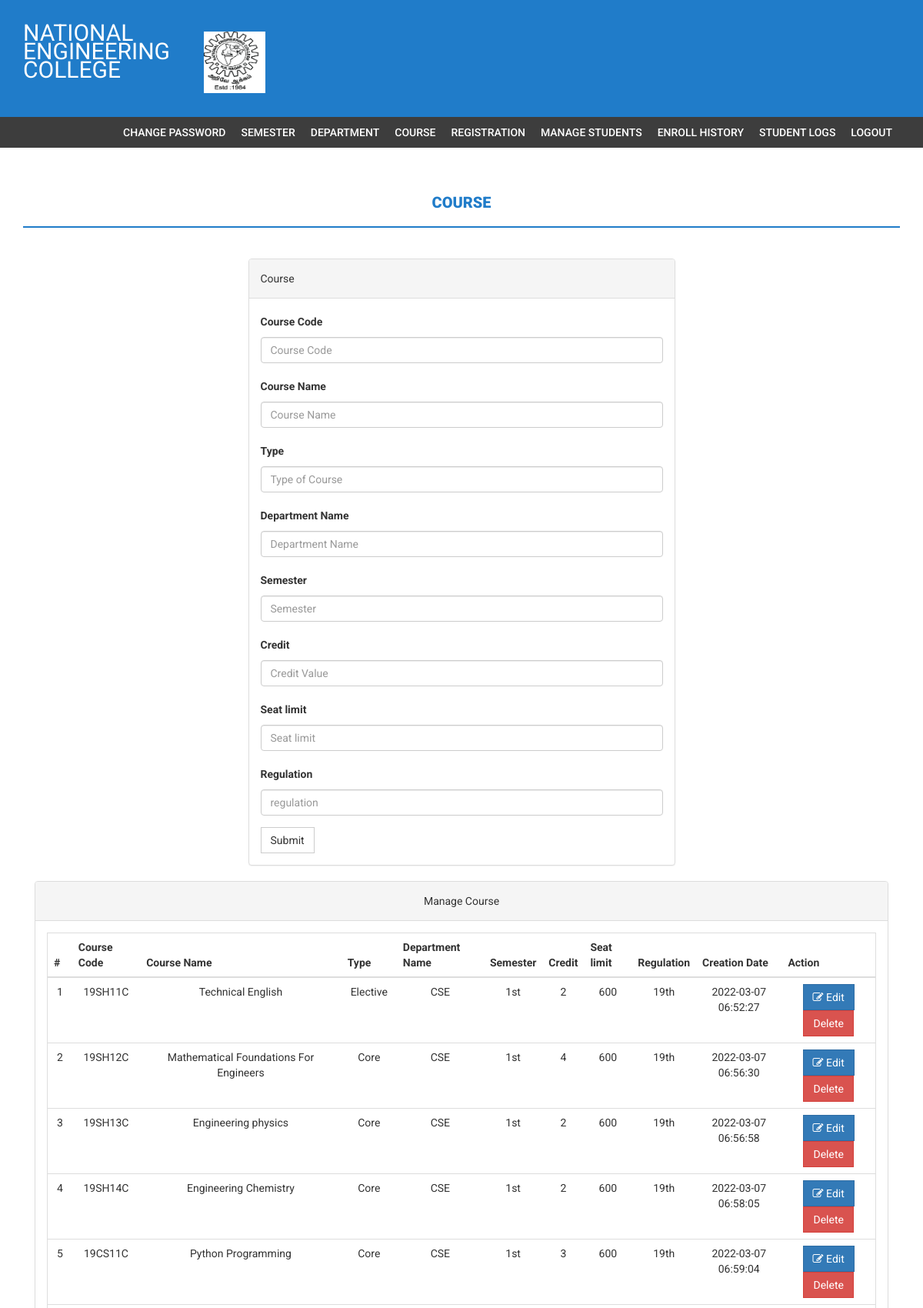
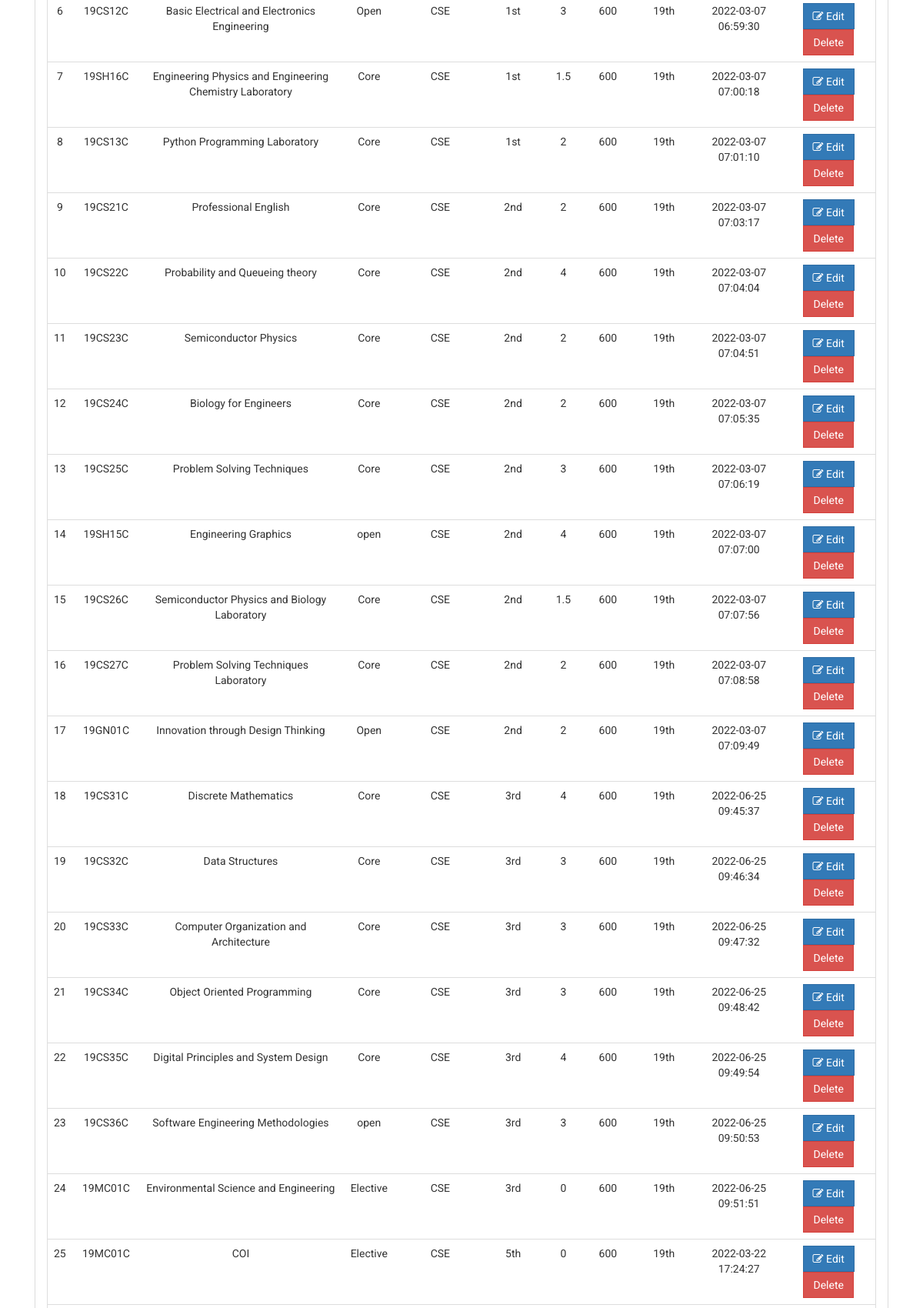
/admin/cccourse.php (signed in, upper part), run on the app's committed database (2 pictures, top to bottom).
### tables this page shows
CREATE TABLE IF NOT EXISTS `course` (
  `id` int NOT NULL AUTO_INCREMENT,
  `courseCode` varchar(255) NOT NULL,
  `courseName` varchar(255) NOT NULL,
  `type` varchar(225) NOT NULL,
  `department` varchar(200) NOT NULL,
  `semester` varchar(200) NOT NULL,
  `credit` float NOT NULL,
  `noofSeats` int NOT NULL,
  `regulation` varchar(255) NOT NULL,
  `creationDate` timestamp NOT NULL DEFAULT CURRENT_TIMESTAMP,
  `updationDate` varchar(255) NOT NULL,
  PRIMARY KEY (`id`)
);

### admin/cccourse.php (the view, shortened to what this page needs)
<?php
if(strlen($_SESSION['alogin'])==0)
    {
header('location:index.php');
}
else{
?>
<!DOCTYPE html>
<html xmlns="http://www.w3.org/1999/xhtml">
<head>
    <link href="assets/css/bootstrap.css" rel="stylesheet" />
    <link href="assets/css/font-awesome.css" rel="stylesheet" />
    <link href="assets/css/style.css" rel="stylesheet" />
</head>
<body>
<?php include('includes/header.php');?>
<?php if($_SESSION['alogin']!="")
{
 include('includes/menubar.php');
}
 ?>
    <div class="content-wrapper">
        <div class="container">
              <div class="row">
                    <div class="col-md-12">
                        <h1 class="page-head-line">Course  </h1>
                    </div>
                </div>
                <div class="row" >
                  <div class="col-md-3"></div>
                    <div class="col-md-6">
                        <div class="panel panel-default">
                        <div class="panel-heading">
                           Course
                        </div>
                        <div class="panel-body">
                       <form name="dept" method="post">
   <div class="form-group">
    <label for="coursecode">Course Code  </label>
    <input type="text" class="form-control" id="coursecode" name="coursecode" placeholder="Course Code" required />
  </div>
 <div class="form-group">
    <label for="coursename">Course Name  </label>
    <input type="text" class="form-control" id="coursename" name="coursename" placeholder="Course Name" required />
  </div>
  <div class="form-group">
    <label for="Type">Type </label>
    <input type="text" class="form-control" id="type" name="type" placeholder="Type of Course" required />
  </div>
<div class="form-group">
    <label for="department">Department Name  </label>
    <input type="text" class="form-control" id="department" name="department" placeholder="Department Name" required />
  </div>
<div class="form-group">
    <label for="semester">Semester  </label>
    <input type="text" class="form-control" id="semester" name="semester" placeholder="Semester" required />
  </div>
<div class="form-group">
    <label for="credit">Credit  </label>
    <input type="number" class="form-control" id="credit" name="credit" placeholder="Credit Value" required />
  </div>
<div class="form-group">
    <label for="seatlimit">Seat limit  </label>
    <input type="number" class="form-control" id="seatlimit" name="seatlimit" placeholder="Seat limit" required />
  </div>
  <div class="form-group">
    <label for="regulation">Regulation  </label>
    <input type="text" class="form-control" id="regulation" name="regulation" placeholder="regulation" required />
  </div>
 <button type="submit" name="submit" class="btn btn-default">Submit</button>
</form>
                            </div>
                            </div>
                    </div>
                </div>
                <div class="col-md-12">
                    <div class="panel panel-default">
                        <div class="panel-heading">
                            Manage Course
                        </div>
                        <div class="panel-body">
                            <div class="table-responsive table-bordered">
                                <table class="table">
                                    <thead>
                                        <tr>
                                            <th>#</th>
                                            <th>Course Code</th>
                                            <th>Course Name </th>
                                            <th>Type</th>
                                            <th>Department Name</th>
                                            <th>Semester</th>
                                            <th>Credit</th>
                                            <th>Seat limit</th>
                                            <th>Regulation</th>
                                            <th>Creation Date</th>
                                            <th>Action</th>
                                        </tr>
                                    </thead>
                                    <tbody>
<?php
$sql=mysqli_query($bd, "select * from course order by semester");
$cnt=1;
while($row=mysqli_fetch_array($sql))
{
?>
                                        <tr>
                                            <td><?php echo $cnt;?></td>
                                            <td><?php echo htmlentities($row['courseCode']);?></td>
                                            <td><?php echo htmlentities($row['courseName']);?></td>
                                            <td><?php echo htmlentities($row['type']);?></td>
                                            <td><?php echo htmlentities($row['department']);?></td>
                                            <td><?php echo htmlentities($row['semester']);?></td>
                                            <td><?php echo htmlentities($row['credit']);?></td>
                                            <td><?php echo htmlentities($row['noofSeats']);?></td>
                                            <td><?php echo htmlentities($row['regulation']);?></td>
                                            <td><?php echo htmlentities($row['creationDate']);?></td>
                                            <td>
                                            <a href="edit-course.php?id=<?php echo $row['id']?>">
<button class="btn btn-primary"><i class="fa fa-edit "></i> Edit</button> </a>
  <a href="cccourse.php?id=<?php echo $row['id']?>&del=delete" onClick="return confirm('Are you sure you want to delete?')">
                                            <button class="btn btn-danger">Delete</button>
</a>
                                            </td>
                                        </tr>
<?php
$cnt++;
} ?>
                                    </tbody>
                                </table>
                            </div>
                        </div>
                    </div>
                </div>
            </div>
        </div>
</body>
</html>
<?php } ?>

### admin/assets/css/style.css (style rules this page uses)
body { font-family: 'Roboto', sans-serif; line-height: 30px; }
.content-wrapper { margin-top: 40px; min-height: 600px; padding-bottom: 60px; }
.page-head-line { font-weight: 900; padding-bottom: 20px; border-bottom: 2px solid #207cc9; text-transform: uppercase; color: #207cc9; font-size: 20px; margin-bottom: 40px; }
.btn { border-radius: 0px; -webkit-border-radius: 0px; -moz-border-radius: 0px; }

### admin/includes/footer.php (style rules this page uses)
.col-md-12 { text-align: center; }

### data on the page
course: courseCode "19SH11C", courseName "Technical English", type "Elective", department "CSE", semester "1st", credit "2", noofSeats "600", regulation "19th", creationDate "2022-03-07 06:52:27"
course: courseCode "19SH12C", courseName "Mathematical Foundations For Engineers", type "Core", department "CSE", semester "1st", credit "4", noofSeats "600", regulation "19th", creationDate "2022-03-07 06:56:30"
course: courseCode "19SH13C", courseName "Engineering physics", type "Core", department "CSE", semester "1st", credit "2", noofSeats "600", regulation "19th", creationDate "2022-03-07 06:56:58"
course: courseCode "19SH14C", courseName "Engineering Chemistry", type "Core", department "CSE", semester "1st", credit "2", noofSeats "600", regulation "19th", creationDate "2022-03-07 06:58:05"
course: courseCode "19CS11C", courseName "Python Programming", type "Core", department "CSE", semester "1st", credit "3", noofSeats "600", regulation "19th", creationDate "2022-03-07 06:59:04"
course: courseCode "19CS12C", courseName "Basic Electrical and Electronics Engineering", type "Open", department "CSE", semester "1st", credit "3", noofSeats "600", regulation "19th", creationDate "2022-03-07 06:59:30"
course: courseCode "19SH16C", courseName "Engineering Physics and Engineering Chemistry Laboratory", type "Core", department "CSE", semester "1st", credit "1.5", noofSeats "600", regulation "19th", creationDate "2022-03-07 07:00:18"
course: courseCode "19CS13C", courseName "Python Programming Laboratory", type "Core", department "CSE", semester "1st", credit "2", noofSeats "600", regulation "19th", creationDate "2022-03-07 07:01:10"
course: courseCode "19CS21C", courseName "Professional English", type "Core", department "CSE", semester "2nd", credit "2", noofSeats "600", regulation "19th", creationDate "2022-03-07 07:03:17"
course: courseCode "19CS22C", courseName "Probability and Queueing theory", type "Core", department "CSE", semester "2nd", credit "4", noofSeats "600", regulation "19th", creationDate "2022-03-07 07:04:04"
course: courseCode "19CS23C", courseName "Semiconductor Physics", type "Core", department "CSE", semester "2nd", credit "2", noofSeats "600", regulation "19th", creationDate "2022-03-07 07:04:51"
course: courseCode "19CS24C", courseName "Biology for Engineers", type "Core", department "CSE", semester "2nd", credit "2", noofSeats "600", regulation "19th", creationDate "2022-03-07 07:05:35"
course: courseCode "19CS25C", courseName "Problem Solving Techniques", type "Core", department "CSE", semester "2nd", credit "3", noofSeats "600", regulation "19th", creationDate "2022-03-07 07:06:19"
course: courseCode "19SH15C", courseName "Engineering Graphics", type "open", department "CSE", semester "2nd", credit "4", noofSeats "600", regulation "19th", creationDate "2022-03-07 07:07:00"
course: courseCode "19CS26C", courseName "Semiconductor Physics and Biology Laboratory", type "Core", department "CSE", semester "2nd", credit "1.5", noofSeats "600", regulation "19th", creationDate "2022-03-07 07:07:56"
course: courseCode "19CS27C", courseName "Problem Solving Techniques Laboratory", type "Core", department "CSE", semester "2nd", credit "2", noofSeats "600", regulation "19th", creationDate "2022-03-07 07:08:58"
course: courseCode "19GN01C", courseName "Innovation through Design Thinking", type "Open", department "CSE", semester "2nd", credit "2", noofSeats "600", regulation "19th", creationDate "2022-03-07 07:09:49"
course: courseCode "19CS31C", courseName "Discrete Mathematics", type "Core", department "CSE", semester "3rd", credit "4", noofSeats "600", regulation "19th", creationDate "2022-06-25 09:45:37"
course: courseCode "19CS32C", courseName "Data Structures", type "Core", department "CSE", semester "3rd", credit "3", noofSeats "600", regulation "19th", creationDate "2022-06-25 09:46:34"
course: courseCode "19CS33C", courseName "Computer Organization and Architecture", type "Core", department "CSE", semester "3rd", credit "3", noofSeats "600", regulation "19th", creationDate "2022-06-25 09:47:32"
course: courseCode "19CS34C", courseName "Object Oriented Programming", type "Core", department "CSE", semester "3rd", credit "3", noofSeats "600", regulation "19th", creationDate "2022-06-25 09:48:42"
course: courseCode "19CS35C", courseName "Digital Principles and System Design", type "Core", department "CSE", semester "3rd", credit "4", noofSeats "600", regulation "19th", creationDate "2022-06-25 09:49:54"
course: courseCode "19CS36C", courseName "Software Engineering Methodologies", type "open", department "CSE", semester "3rd", credit "3", noofSeats "600", regulation "19th", creationDate "2022-06-25 09:50:53"
course: courseCode "19MC01C", courseName "Environmental Science and Engineering", type "Elective", department "CSE", semester "3rd", credit "0", noofSeats "600", regulation "19th", creationDate "2022-06-25 09:51:51"
course: courseCode "19MC01C", courseName "COI", type "Elective", department "CSE", semester "5th", credit "0", noofSeats "600", regulation "19th", creationDate "2022-03-22 17:24:27"
